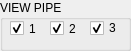
     <widget class="QGroupBox" name="groupBox_92">
      <property name="geometry">
       <rect>
        <x>929</x>
        <y>470</y>
        <width>131</width>
        <height>51</height>
       </rect>
      </property>
      <property name="title">
       <string>VIEW PIPE</string>
      </property>
      <widget class="QCheckBox" name="checkBox_19">
       <property name="geometry">
        <rect>
         <x>10</x>
         <y>20</y>
         <width>31</width>
         <height>17</height>
        </rect>
       </property>
       <property name="text">
        <string>1</string>
       </property>
       <property name="checked">
        <bool>true</bool>
       </property>
      </widget>
      <widget class="QCheckBox" name="checkBox_20">
       <property name="geometry">
        <rect>
         <x>50</x>
         <y>20</y>
         <width>31</width>
         <height>17</height>
        </rect>
       </property>
       <property name="text">
        <string>2</string>
       </property>
       <property name="checked">
        <bool>true</bool>
       </property>
      </widget>
      <widget class="QCheckBox" name="checkBox_21">
       <property name="geometry">
        <rect>
         <x>90</x>
         <y>20</y>
         <width>31</width>
         <height>16</height>
        </rect>
       </property>
       <property name="text">
        <string>3</string>
       </property>
       <property name="checked">
        <bool>true</bool>
       </property>
      </widget>
     </widget>
